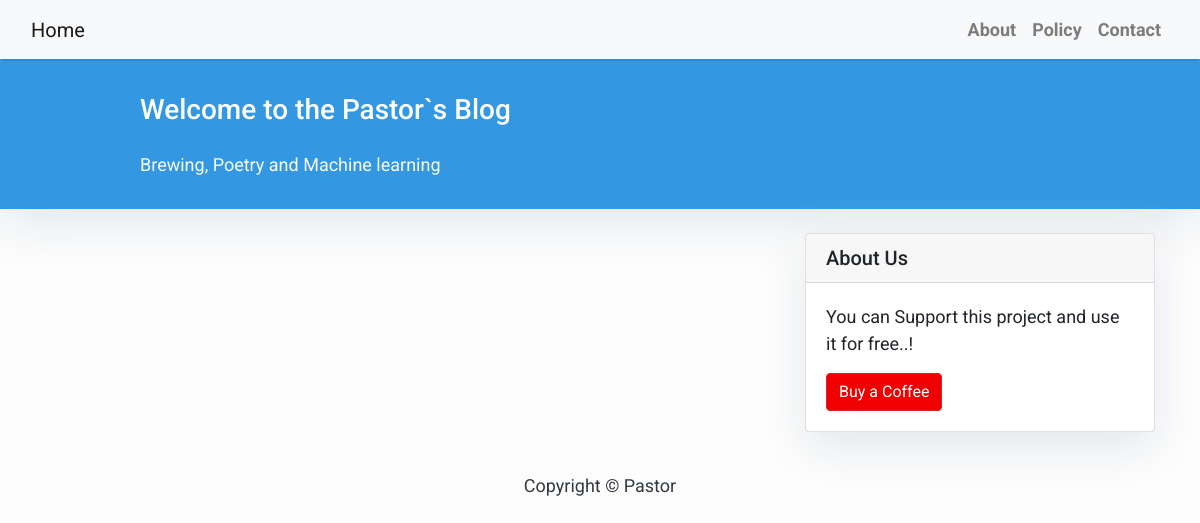
/, run on an earlier commit of the app's database.
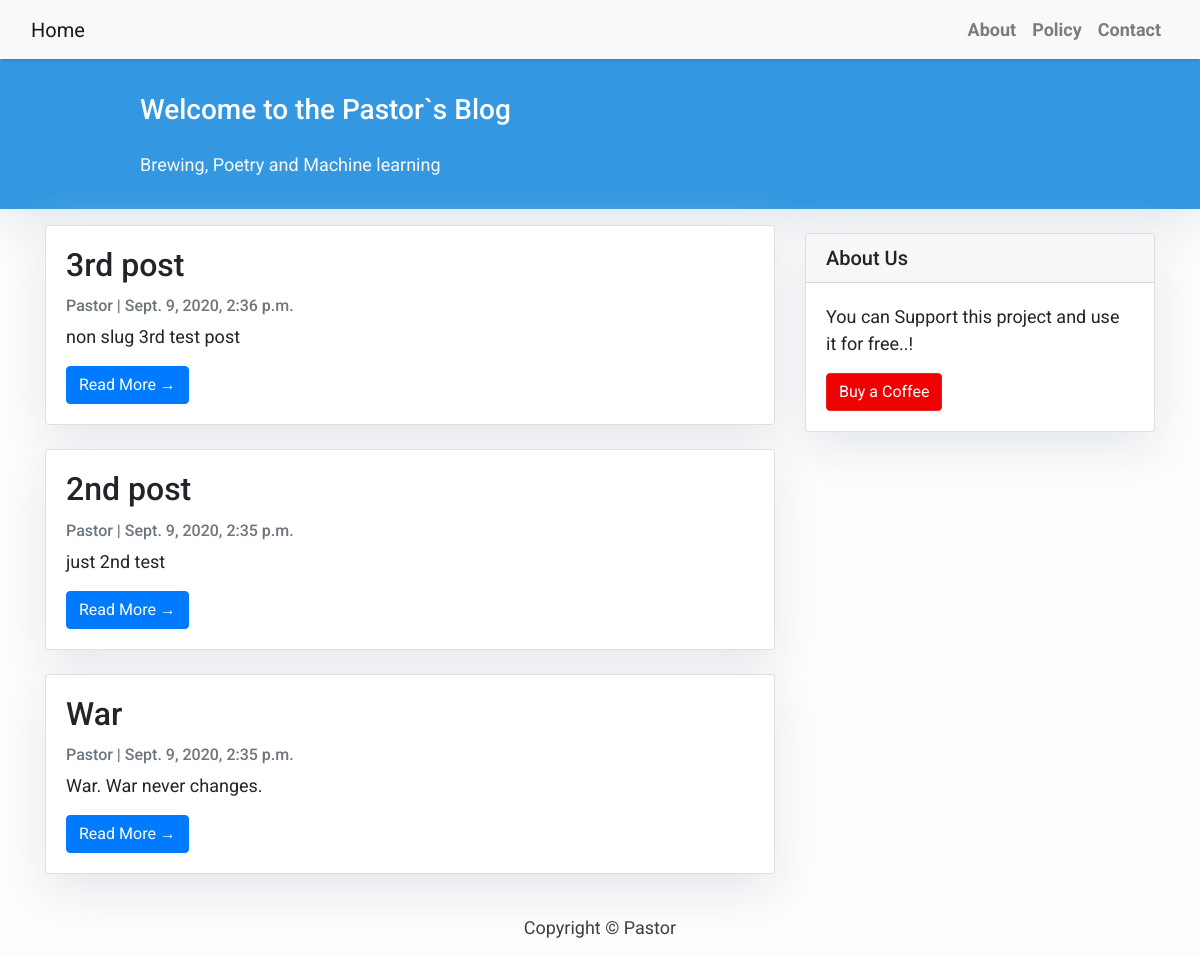
And on a later commit of the database.
### blog/models.py (models this page shows, shortened)
class Post(models.Model):
    title = models.CharField(max_length=200, unique=True)
    slug = models.SlugField(max_length=200, unique=True)
    author = models.ForeignKey(User, on_delete= models.CASCADE,related_name='blog_posts')
    updated_on = models.DateTimeField(auto_now= True)
    content = models.TextField()
    created_on = models.DateTimeField(auto_now_add=True)
    status = models.IntegerField(choices=STATUS, default=0)
    class Meta:
        ordering = ['-created_on']

### blog/views.py (the view)
# urls.py: path('', views.PostList.as_view(), name='home'),
class PostList(generic.ListView):
    queryset = Post.objects.filter(status=1).order_by('-created_on')
    template_name = 'index.html'

### blog/templates/index.html (shortened to what this page needs)
{% extends "base.html" %}
{% block content %}
<header class="masthead">
    <div class="container">
        <div class="row">
            <div class=" col-md-8 col-md-10 mx-auto">
                <div class="site-heading">
                    <h3 class=" site-heading my-4 mt-3 text-white"> Welcome to the Pastor`s Blog </h3>
                    <p class="text-light">Brewing, Poetry and Machine learning &nbsp
                    </p>
                </div>
            </div>
        </div>
    </div>
</header>
<div class="container">
    <div class="row">
        <div class="col-md-8 mt-3 left">
            {% for post in post_list %}
            <div class="card mb-4">
                <div class="card-body">
                    <h2 class="card-title">{{ post.title }}</h2>
                    <p class="card-text text-muted h6">{{ post.author }} | {{ post.created_on}} </p>
                    <p class="card-text">{{post.content|slice:":200" }}</p>
                    <a href="{% url 'post_detail' post.slug  %}" class="btn btn-primary">Read More &rarr;</a>
                </div>
            </div>
            {% endfor %}
        </div>
        {% block sidebar %} {% include 'sidebar.html' %} {% endblock sidebar %}
    </div>
</div>
{%endblock%}

### blog/templates/base.html (shortened to what this page needs)
<!DOCTYPE html>
<html>
    <head>
        <link rel="stylesheet" href="https://maxcdn.bootstrapcdn.com/bootstrap/4.0.0/css/bootstrap.min.css"
 />
    </head>
    <body>
        <nav class="navbar navbar-expand-lg navbar-light bg-light shadow" id="mainNav">
            <div class="container-fluid">
                <a class="navbar-brand" href="{% url 'home' %}">Home</a>
                <div class="collapse navbar-collapse" id="navbarResponsive">
                    <ul class="navbar-nav ml-auto">
                        <li class="nav-item text-black">
                            <a class="nav-link text-black font-weight-bold" href="#">About</a>
                        </li>
                        <li class="nav-item text-black">
                            <a class="nav-link text-black font-weight-bold" href="#">Policy</a>
                        </li>
                        <li class="nav-item text-black">
                            <a class="nav-link text-black font-weight-bold" href="#">Contact</a>
                        </li>
                    </ul>
                </div>
            </div>
        </nav>
        {% block content %}{% endblock content %}
        <footer class="py-3 bg-grey">
            <p class="m-0 text-dark text-center ">Copyright &copy; Pastor</p>
        </footer>
    </body>
</html>

### blog/templates/sidebar.html (shortened to what this page needs)
{% block sidebar %}
<div class="col-md-4 float-right ">
<div class="card my-4">
        <h5 class="card-header">About Us</h5>
    <div class="card-body">
        <p class="card-text"> You can Support this project and use it for free..!</p>
        <a href="https://ko-fi.com/what2brew"
           class="btn btn-danger">Buy a Coffee</a>
    </div>
</div>
</div>
{% endblock sidebar %}

### blog/templates/base.html (style rules this page uses)
body { font-family: "Roboto", sans-serif; font-size: 17px; background-color: #fdfdfd; }
.shadow { box-shadow: 0 4px 2px -2px rgba(0, 0, 0, 0.1); }
.btn-danger { color: #fff; background-color: #f00000; border-color: #dc281e; }
.masthead { background: #3398E1; height: auto; padding-bottom: 15px; box-shadow: 0 16px 48px #E3E7EB; padding-top: 10px; }

### blog/templates/index.html (style rules this page uses)
body { font-family: "Roboto", sans-serif; font-size: 18px; background-color: #fdfdfd; }
.card { box-shadow: 0 16px 48px #E3E7EB; }

### blog/templates/sidebar.html (style rules this page uses)
.card { box-shadow: 0 16px 48px #E3E7EB; }

What changed in the data, as far as the page shows it:
now on this page (row edited): Post: title "3rd post", author "Pastor", created_on "Sept. 9, 2020, 2:36 p.m.", content "non slug 3rd test post"
now on this page (row edited): Post: title "2nd post", author "Pastor", created_on "Sept. 9, 2020, 2:35 p.m.", content "just 2nd test"
now on this page (row edited): Post: title "War", author "Pastor", created_on "Sept. 9, 2020, 2:35 p.m.", content "War. War never changes."
